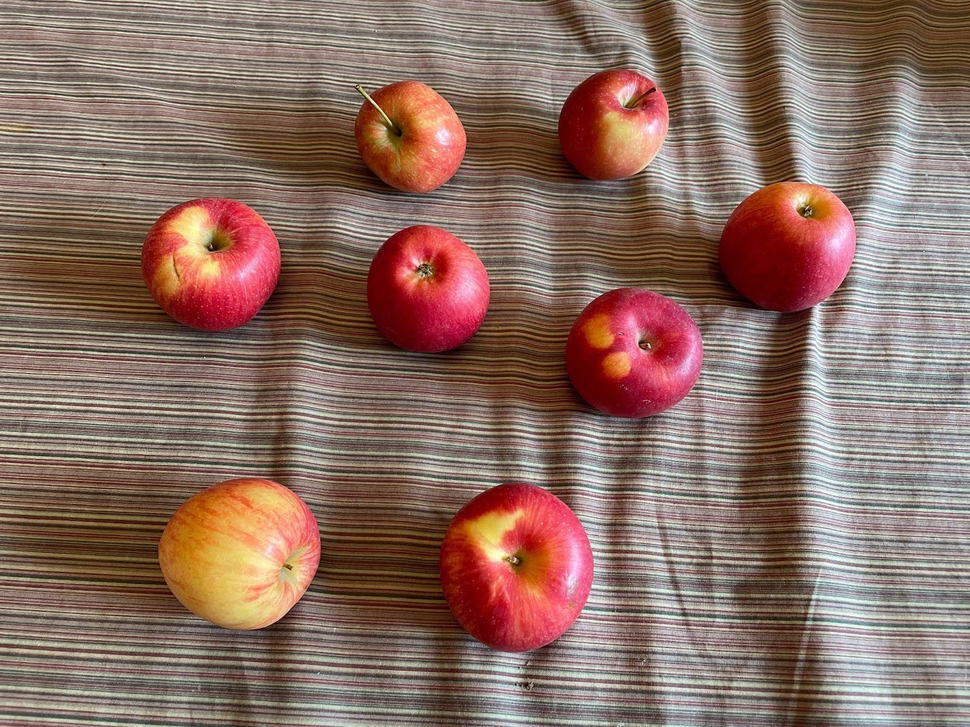
#> input picture HOMEWORK/count_apples/apples.png, 970 x 727 px, shrunk from 1600 x 1200 before the run
$ jupyter execute --allow-errors counting_manzanas.ipynb   (shell and % lines are left out)
#> lines starting #> are read from the running program, lines starting #| are printed output that depends on the picture; after the words box and inside, x2 and y2 are one past the last pixel; in counts of white or black regions, pixels touching at a corner belong together
# 🍎 Apples counting 🍎

The goal of this tiny project is to count the number of red apples present in this image
<div style="text-align: left;">

</div>

However, as we can see, the background is textured (striped) which makes the task more complicated 🤨

[cell 1]
import cv2
import numpy as np
import matplotlib.pyplot as plt

[cell 2]
image = cv2.imread("apples.png")
#> image is the input picture: shape (727, 970, 3); mean B, G, R 98.1, 109.6, 139.2
image_rgb = cv2.cvtColor(image, cv2.COLOR_BGR2RGB)

[cell 3]
# plot the grayscale histogram
plt.figure(figsize=(10, 5))
plt.hist(image_rgb.flatten(), 256, [0, 256], color="gray")
plt.title("Grayscale Histogram")
plt.xlabel("Intensity")
plt.ylabel("Frequency")
plt.show()
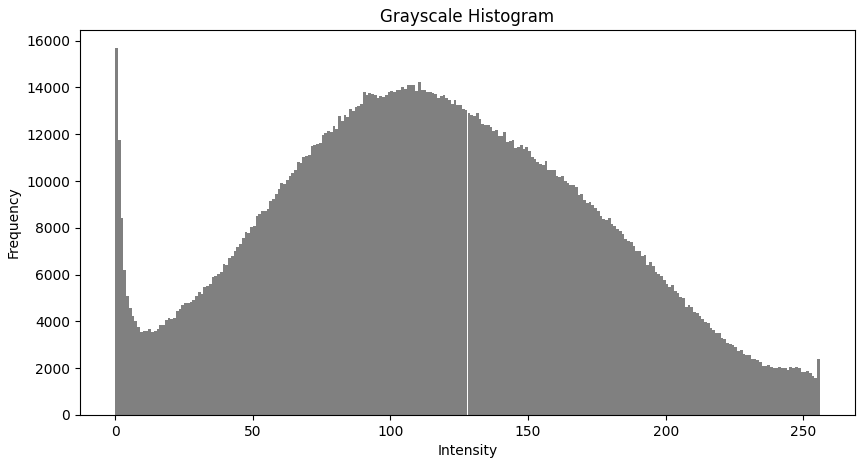
#> figure drawn by matplotlib, 1 panel; tallest bar 15671 high, from x = 0 to 1

[cell 4]
image = cv2.imread("apples.png", cv2.IMREAD_GRAYSCALE)
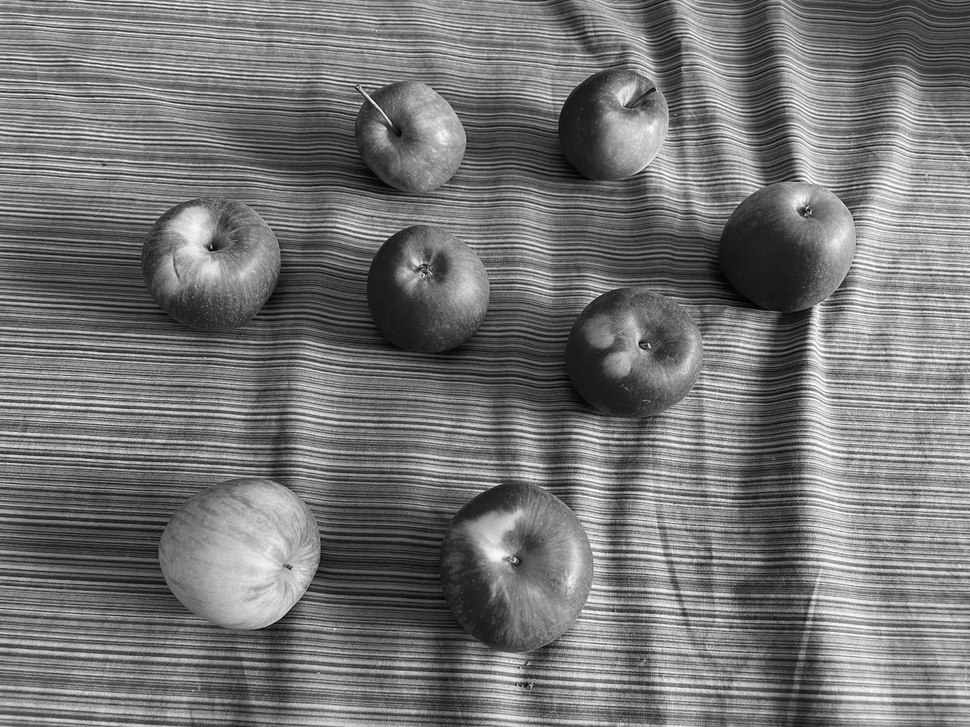
#> image: shape (727, 970); min 0, max 255, mean 116.6
# mean intensity
mean_intensity = np.mean(image)
#> mean_intensity = 116.6
# standard deviation of the intensity of gray pixels
contrast = np.sqrt(
    np.sum((image - mean_intensity) ** 2) / (image.shape[0] * image.shape[1])
)
#> contrast = 51.39
print(f"Apples image contrast: {round(contrast,2)}")
#| Apples image contrast: 51.39

As we can obsesrve, there isn't much contrast in this image

[cell 5]
# plot the hist for the 3 color channels
fig, axes = plt.subplots(1, 3, figsize=(15, 5))
# red channel
axes[0].hist(image_rgb[:, :, 0].flatten(), 256, [0, 256], color="red")
axes[0].set_title("Histogram - Red Channel")
axes[0].set_xlabel("Intensity")
axes[0].set_ylabel("Frequency")
# green channel
axes[1].hist(image_rgb[:, :, 1].flatten(), 256, [0, 256], color="green")
axes[1].set_title("Histogram - Green Channel")
axes[1].set_xlabel("Intensity")
axes[1].set_ylabel("Frequency")
# blue channel
axes[2].hist(image_rgb[:, :, 2].flatten(), 256, [0, 256], color="blue")
axes[2].set_title("Histogram - Blue Channel")
axes[2].set_xlabel("Intensity")
axes[2].set_ylabel("Frequency")

plt.tight_layout()
plt.show()
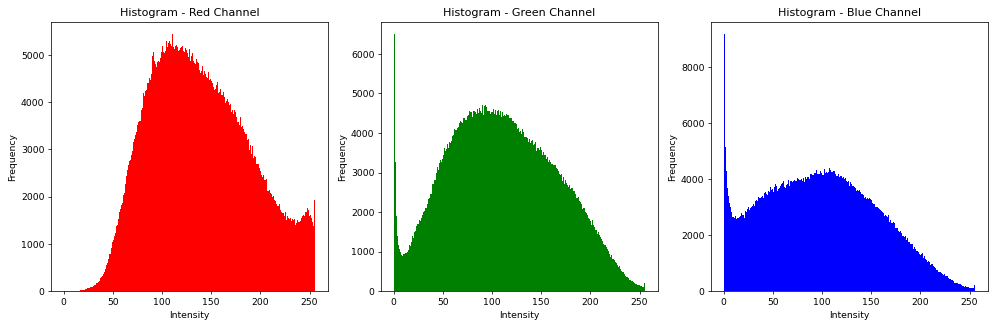
#> figure drawn by matplotlib, 3 panels; panel 1: tallest bar 5432 high, from x = 110 to 111; panel 2: tallest bar 6495 high, from x = 0 to 1; panel 3: tallest bar 9175 high, from x = 0 to 1

### HSV Conversion
We convert the image to HSV color space  which is often preferred for color-based segmentation tasks because it separates color information (hue) from intensity (value) and saturation. This separation makes it easier to define and detect specific colors regardless of their intensity or brightness.

[cell 6]
# conversion to hsv space
og_img = cv2.imread("apples.png")
hsv = cv2.cvtColor(og_img, cv2.COLOR_BGR2HSV)
#> hsv: shape (727, 970, 3); mean H, S, V 37.8, 88.3, 140
plt.figure(figsize=(6, 4))
plt.axis("off")
plt.imshow(hsv)
plt.show()

### Bounds definition
Then, we define the lower and upper color bounds. In color segmentation, lower and upper bounds define a range of color values that correspond to the specific color we want to isolate in the image, in our case it is red.

[cell 7]
# defining the red bounds
# (hue, satuation, value)
# lower_red = np.array([0, 100, 100])
# upper_red = np.array([10, 255, 255])

# -------- after experimenting --------
# lower_red = np.array([0, 150, 100])
# upper_red = np.array([20, 255, 255])

### Mask creation
A mask isolates specific parts of an image based on color, allowing us to perform further operations on the isolated parts only, in our case, it's the red apples we want to separate from the textured striped background then count them.

[cell 8]
# after further experimentation
lower_red1 = np.array([0, 100, 100])
upper_red1 = np.array([10, 255, 255])

# Additional HSV bounds for red apples
lower_red2 = np.array([170, 70, 50])
upper_red2 = np.array([180, 255, 255])
# Create binary masks for both HSV ranges
mask_red1 = cv2.inRange(hsv, lower_red1, upper_red1)
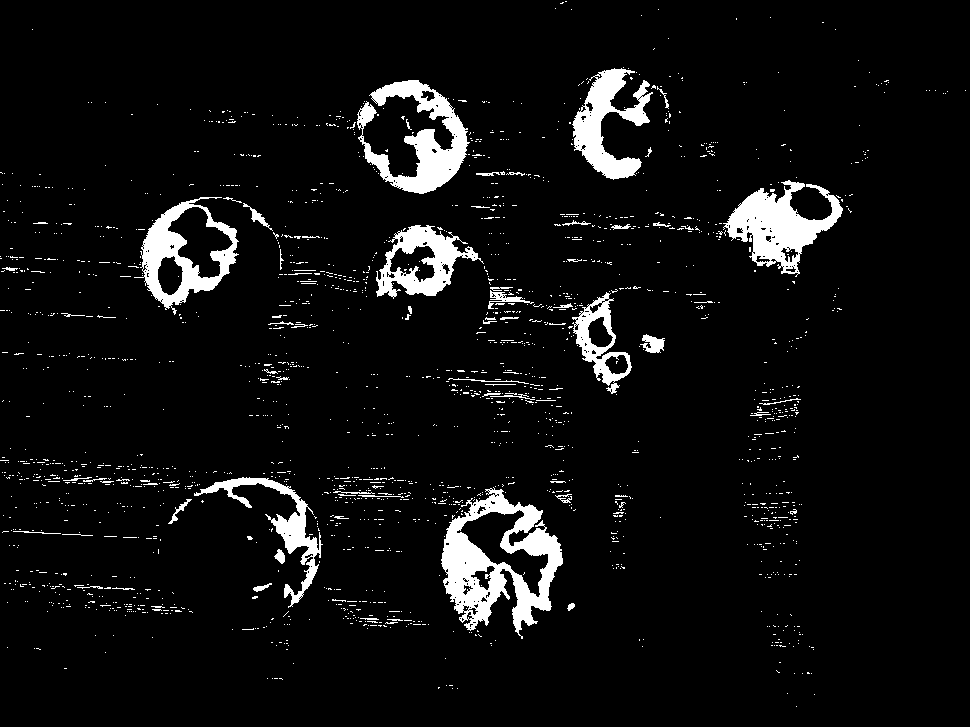
#> mask_red1: shape (727, 970); 6% white; 1978 white regions (1904 under 20 px), largest, box (x1, y1, x2, y2) and area: (441, 487, 563, 639) 7844, (357, 80, 470, 194) 5161, (723, 180, 843, 277) 5020
mask_red2 = cv2.inRange(hsv, lower_red2, upper_red2)
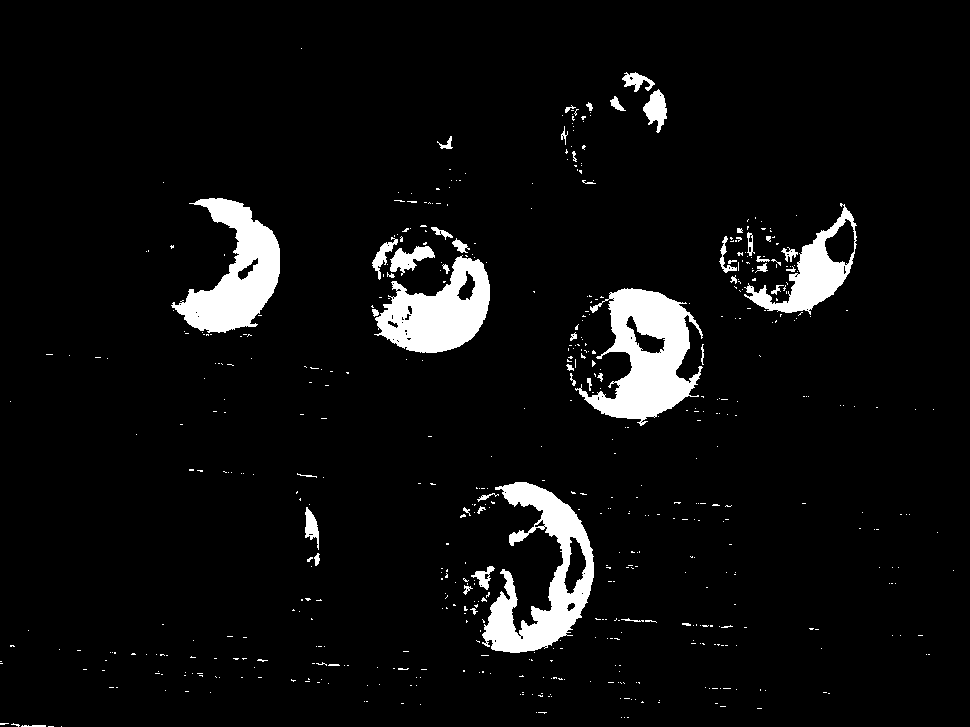
#> mask_red2: shape (727, 970); 5.6% white; 577 white regions (525 under 20 px), largest, box (x1, y1, x2, y2) and area: (575, 288, 703, 426) 8653, (482, 482, 594, 653) 7815, (171, 198, 280, 333) 7040

After further experimentation, we used a combined mask to improve the segmentation of red apples by capturing the full range of red hues that can appear in the image

[cell 9]
# Mask for red color
# using a combined mask
combined_mask = cv2.bitwise_or(mask_red1, mask_red2)
#> combined_mask: shape (727, 970); 11.6% white; 2288 white regions (2209 under 20 px), largest, box (x1, y1, x2, y2) and area: (441, 482, 594, 653) 16377, (372, 225, 534, 353) 11451, (134, 197, 284, 333) 11418
plt.figure(figsize=(6, 4))
plt.title("Masked Image")
plt.axis("off")
plt.imshow(combined_mask, cmap="gray")
plt.show()

We notice that there is still some noise in the background, the masked image needs further processing, let's experiment with **morphological transformations**.

### Morphological operations (Opening and closing)
In order to further prepare the image for the next phase which is object counting, there are additional operation to perform to reduce the noise.

Here we perform **opening** which helps to remove noise from the binary mask and enhance object segmentation while preserving the shape and size of the objects of interest , basically opening is just another name of erosion followed by dilation. It is useful in removing noise.
Addiotnaly, we also perfomr **closing** which is the reverse of Opening, Dilation followed by Erosion. It is useful in closing small holes inside the foreground objects, or small black points on the object.

With the choice of an appropriate kernel size (in this case, a 5x5 square kernel)

#### Side note :
- **Erosion** : The basic idea of erosion is just like soil erosion only, it erodes away the boundaries of foreground object (Always try to keep foreground in white)The kernel slides through the image (as in 2D convolution). A pixel in the original image (either 1 or 0) will be considered 1 only if all the pixels under the kernel is 1, otherwise it is eroded (made to zero), so all the pixels near boundary will be discarded depending upon the size of kernel. So the thickness or size of the foreground object decreases or simply white region decreases in the image. It is useful for removing small white noises (as we have seen in colorspace chapter), detach two connected objects etc.
- **Dilation** : It is just opposite of erosion. Here, a pixel element is '1' if at least one pixel under the kernel is '1'. So it increases the white region in the image or size of foreground object increases. Normally, in cases like noise removal, erosion is followed by dilation. Because, erosion removes white noises, but it also shrinks our object. So we dilate it. Since noise is gone, they won't come back, but our object area increases. It is also useful in joining broken parts of an object.

**Source** : [OpenCV Documentation](https://docs.opencv.org/4.x/d9/d61/tutorial_py_morphological_ops.html)

[cell 10]
# applying morphological operations to remove noise
kernel = np.ones((5, 5), np.uint8)
combined_mask = cv2.morphologyEx(combined_mask, cv2.MORPH_OPEN, kernel)
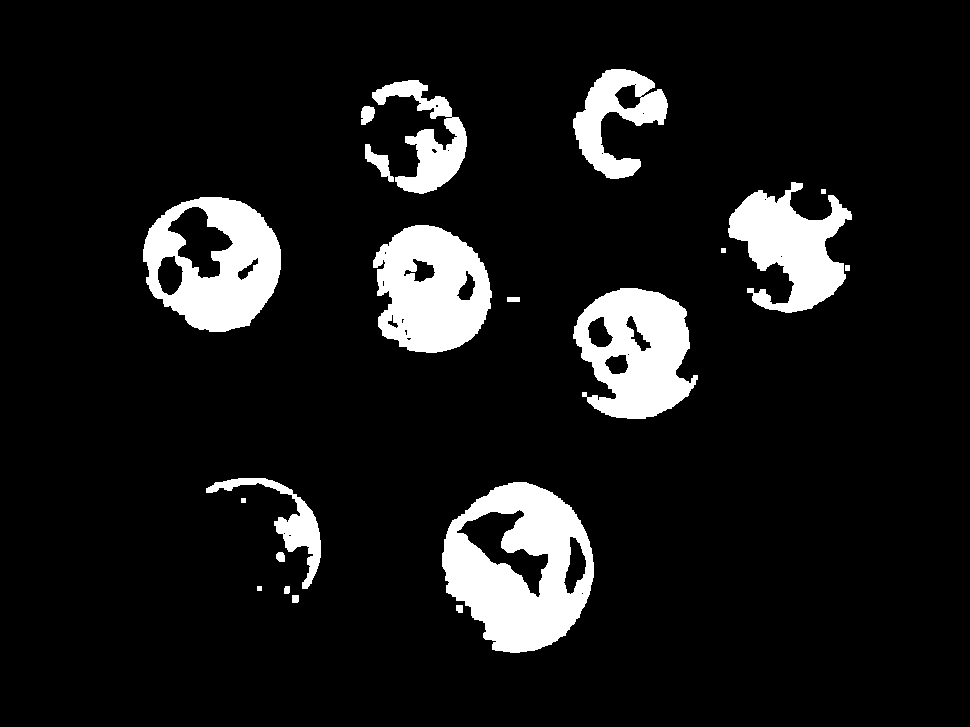
#> combined_mask: shape (727, 970); 9.9% white; 20 white regions, largest, box (x1, y1, x2, y2) and area: (442, 482, 594, 653) 15757, (143, 197, 281, 332) 11159, (373, 225, 492, 353) 10923
combined_mask = cv2.morphologyEx(combined_mask, cv2.MORPH_CLOSE, kernel)
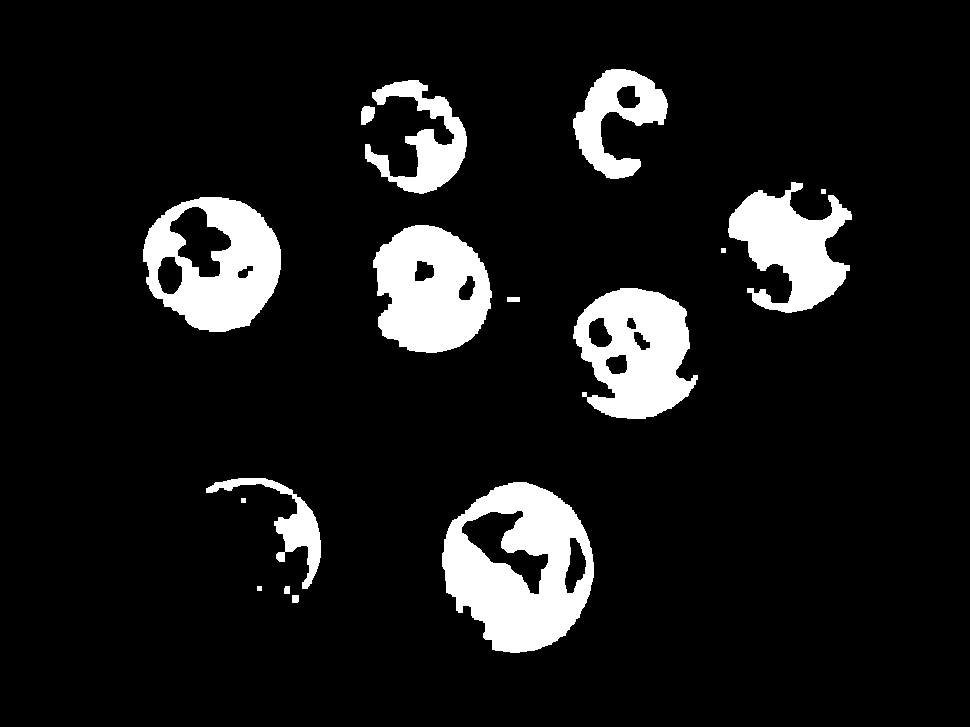
#> combined_mask: shape (727, 970); 10% white; 16 white regions
plt.figure(figsize=(6, 4))
plt.title("Masked Image after opening and closing")
plt.axis("off")
plt.imshow(combined_mask, cmap="gray")
plt.show()

### Applying contour detection
- Contours are outlines of the shapes in the image. we will perform contour detection on the masked image shown above.
- We use `cv2.RETR_EXTERNAL` to retrieve to specify that we will retrieve the external contours and ignores contours inside the shape.
- `cv2.CHAIN_APPROX_SIMPLE` specifies that the contour approximation method, in this case, we will use the simple approximation which compresses horizontal, vertical, and diagonal segments and leaves only their end points. For example, if we have a straight line, it will just store the two end points of that line.
- The function `cv2.findContours`return the following parameters
    -  Contours: This is a Python list of all the contours found in the image. Each contour is represented as a numpy array of (x, y) coordinates of boundary points of the object.

    -  Hierarchy: This is an optional output parameter that provides information about the hierarchical relationships between contours.

[cell 11]
# Find contours
contours, _ = cv2.findContours(
    combined_mask, cv2.RETR_EXTERNAL, cv2.CHAIN_APPROX_SIMPLE
)
#> contours = 16 contours, 4 with area under 20; largest, box (x1, y1, x2, y2) and area: (442, 482, 594, 653) 19061, (143, 197, 281, 332) 14146, (573, 288, 698, 419) 11497, (373, 225, 492, 353) 11434, (728, 182, 852, 313) 8398
print(f"The number of contours : {len(contours)}")
#| The number of contours : 16

[cell 12]
for contour in contours:
    print(contour.shape)
#> this loop made 16 passes
#> contour on passes 3, 4, 7, 9, 12: [[257, 586], [257, 590], [261, 590], [261, 586]], [[241, 498], [241, 502], [245, 502], [245, 498]], [[507, 297], [507, 301], [519, 301], [519, 297]], [[721, 248], [721, 252], [725, 252], [725, 248]], [[821, 189], [821, 193], [825, 193], [825, 189]]
#| (5, 1, 2)
#| (6, 1, 2)
#| (4, 1, 2)
#| (4, 1, 2)
#| (253, 1, 2)
#| (189, 1, 2)
#| (4, 1, 2)
#| (219, 1, 2)
#> (further printed lines are left out)

The  shape of contours coordinates : (n, 1, 2) which means that:
- n : is the number of points that make up the contour
- 1: Each point is represented as a 1x2 array (an array with two elements)
- 2: Each point consists of two values, typically the (x, y) coordinates of the contour point.

### Filter and approximate contours :
- `min_area` : This threshold value determines the minimum area that a contour must have to be considered significant. Contours with areas less than 1000 pixel units will be filtered out
- We iterate over the 4 detected contours and for each one, we calclate is area and see if it is over or under the min_area
- If the area of the current contour is greater than min_area, the contour is considered significant and is further processed.
- `cv2.approxPolyDP(contour, epsilon, closed` approximates the contour to reduce the number of points needed to represent it while retaining its shape. It approximates a polygonal curve with the specified approximation accuracy (epsilon). Larger values of epsilon lead to more approximation. Here, epsilon is set to 2% ( then 0.5 % after experimentation) of the contour's arc length. This parameter controls how closely the approximated contour follows the original contour. 'True' indicates that the contour is closed (i.e., the first and last vertices are connected

[cell 13]
# to store the filtered contours
red_apples_contours = []
min_area = 1000
for i, contour in enumerate(contours, 1):
    area = cv2.contourArea(contour)
    print(f"Contour {i} -> Contour area: {area}")
    if area > min_area:
        # approximating the contours to reduce nb of points
        approx = cv2.approxPolyDP(contour, 0.005 * cv2.arcLength(contour, True), True)
        red_apples_contours.append(approx)
#> this loop made 16 passes
#> area on passes 1, 2, 5, 6, 8, 10, 11, 13, 14, 15, 16: 41.5, 33.5, 19061, 2427, 11497, 11433.5, 14146, 8397.5, 184, 4399, 5091
#> (contour, area) on pass 7: ([[507, 297], [507, 301], [519, 301], [519, 297]], 48)
#| Contour 1 -> Contour area: 41.5
#| Contour 2 -> Contour area: 33.5
#| Contour 3 -> Contour area: 16.0
#| Contour 4 -> Contour area: 16.0
#| Contour 5 -> Contour area: 19061.0
#| Contour 6 -> Contour area: 2427.0
#| Contour 7 -> Contour area: 48.0
#| Contour 8 -> Contour area: 11497.0
#> (further printed lines are left out)
#> after the loop, red_apples_contours = 8 contours; box (x1, y1, x2, y2) and area: (442, 482, 594, 651) 19036, (143, 197, 281, 332) 14147, (573, 288, 698, 419) 11456, (373, 225, 492, 352) 11433, (730, 182, 852, 313) 8455, (573, 69, 668, 179) 5068, (365, 80, 465, 194) 4469, (206, 478, 321, 589) 2367
